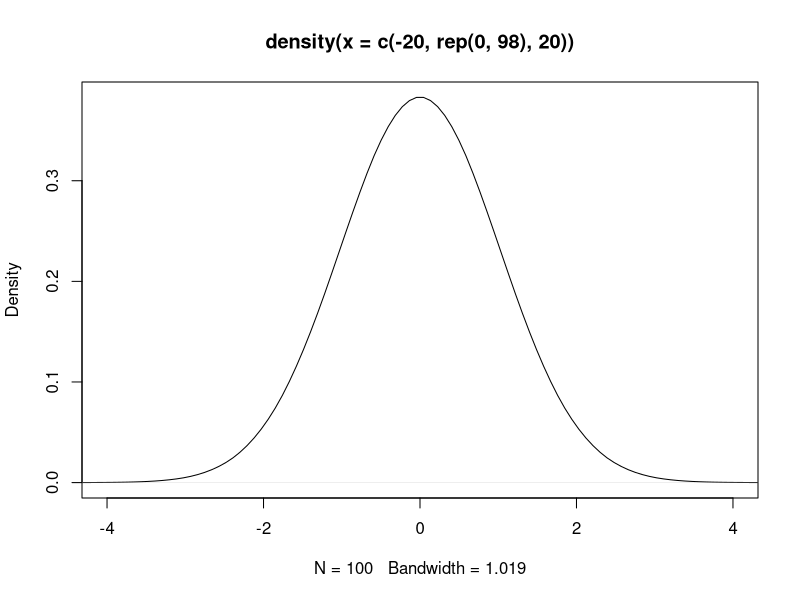
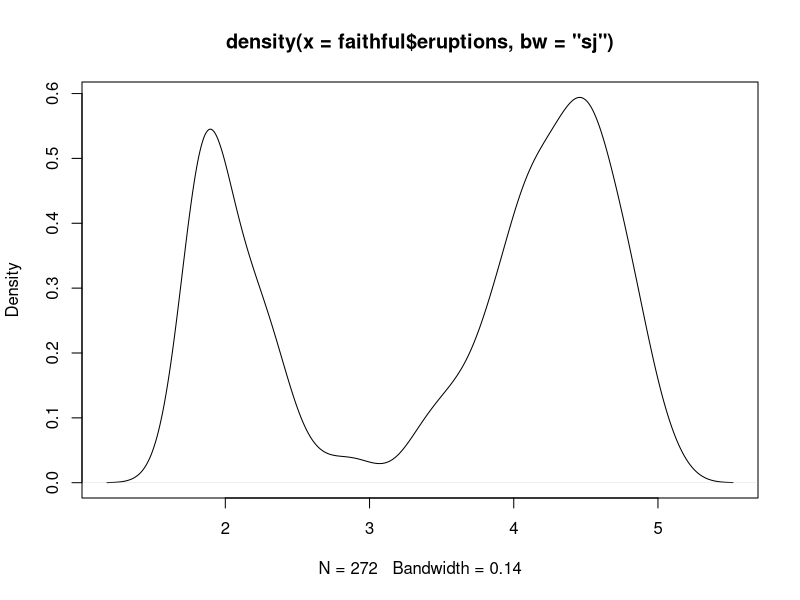
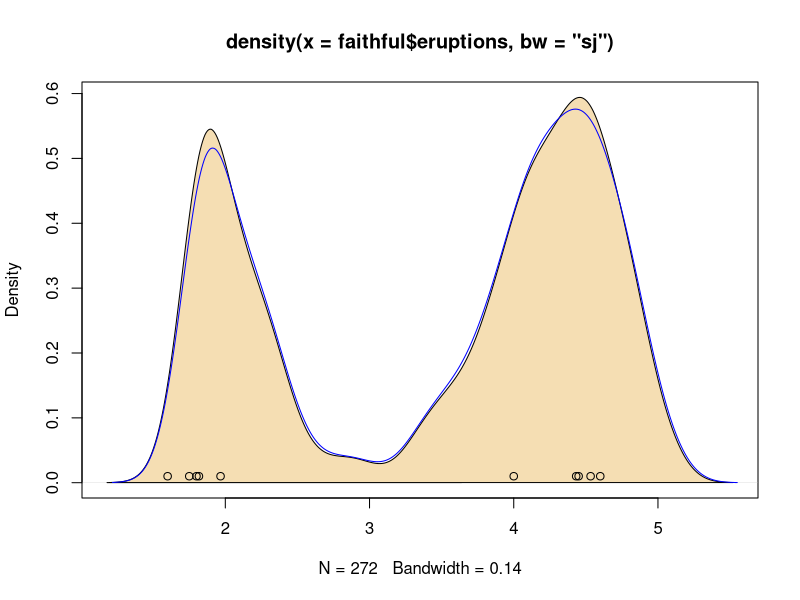
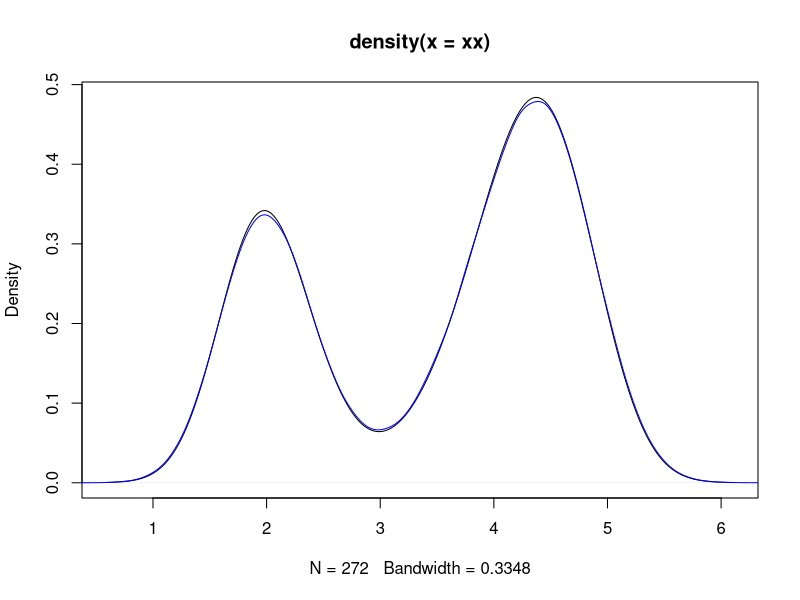
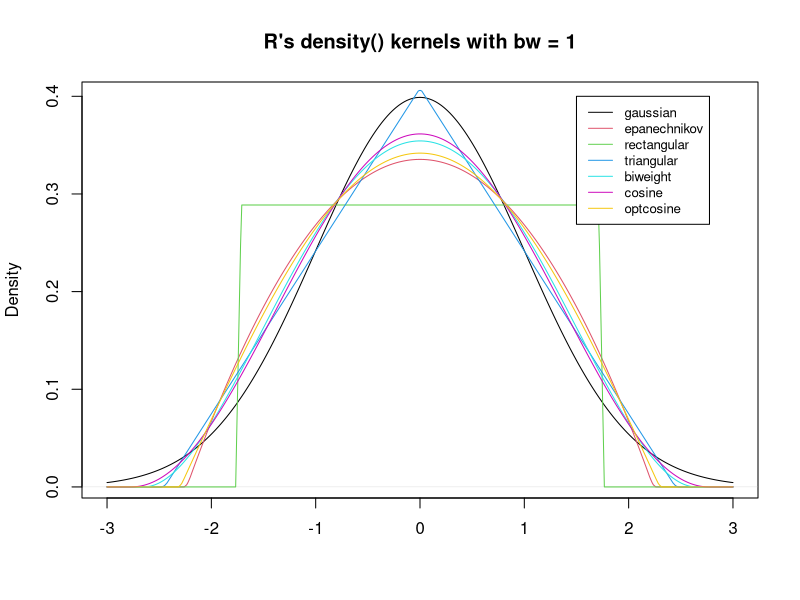
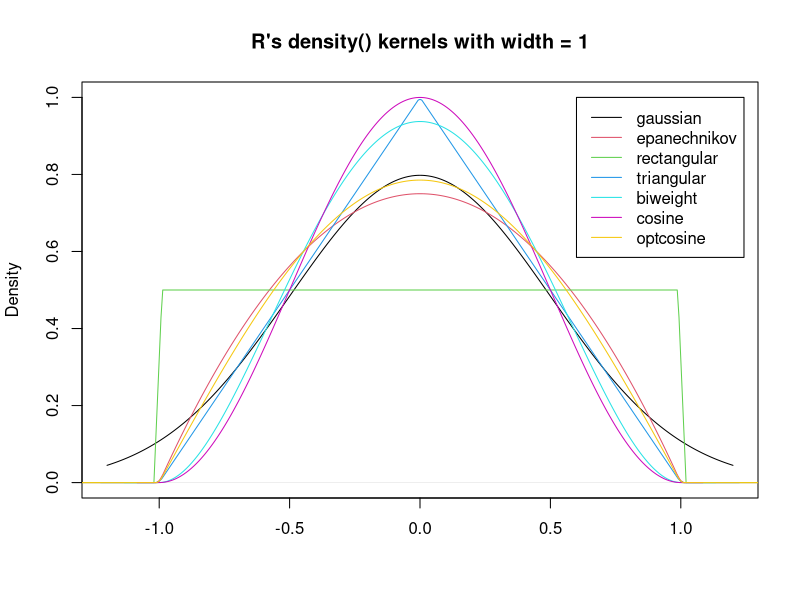
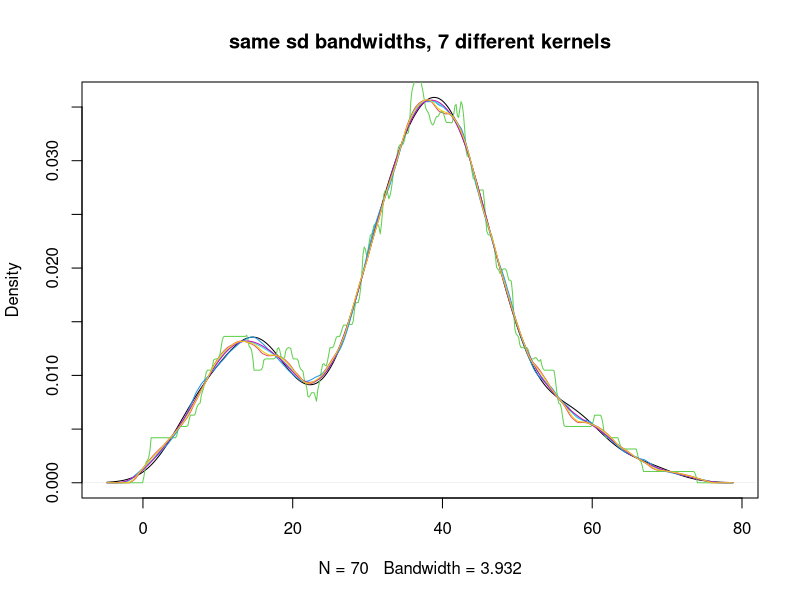
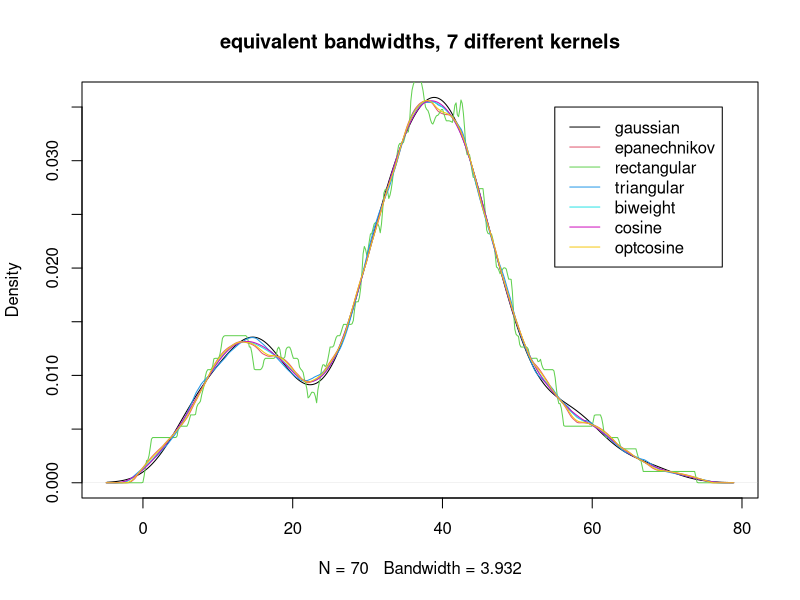

Generate these figures, in order, with R:
##===================================================================================
##	File: learningDensity2.R
##	Author: Jianying Li
##	History: inherited from 
##		http://stat.ethz.ch/R-manual/R-devel/library/stats/html/density.html
##	Comment: Learning distribution density with R
##==================================================================================
require(graphics)
plot(density(c(-20, rep(0,98), 20)), xlim = c(-4, 4))  # IQR = 0
# The Old Faithful geyser data
d <- density(faithful$eruptions, bw = "sj")
d
plot(d)
plot(d, type = "n")
polygon(d, col = "wheat")
## Missing values:
x <- xx <- faithful$eruptions
x[i.out <- sample(length(x), 10)] <- NA
doR <- density(x, bw = 0.15, na.rm = TRUE)
lines(doR, col = "blue")
points(xx[i.out], rep(0.01, 10))
## Weighted observations:
fe <- sort(faithful$eruptions) # has quite a few non-unique values
## use 'counts / n' as weights:
dw <- density(unique(fe), weights = table(fe)/length(fe), bw = d$bw)
utils::str(dw) ## smaller n: only 126, but identical estimate:
stopifnot(all.equal(d[1:3], dw[1:3]))
## simulation from a density() fit:
# a kernel density fit is an equally-weighted mixture.
fit <- density(xx)
N <- 1e6
x.new <- rnorm(N, sample(xx, size = N, replace = TRUE), fit$bw)
plot(fit)
lines(density(x.new), col = "blue")
(kernels <- eval(formals(density.default)$kernel))
## show the kernels in the R parametrization
plot (density(0, bw = 1), xlab = "",
      main = "R's density() kernels with bw = 1")
for(i in 2:length(kernels))
   lines(density(0, bw = 1, kernel =  kernels[i]), col = i)
legend(1.5,.4, legend = kernels, col = seq(kernels),
       lty = 1, cex = .8, y.intersp = 1)
## show the kernels in the S parametrization
plot(density(0, from = -1.2, to = 1.2, width = 2, kernel = "gaussian"),
     type = "l", ylim = c(0, 1), xlab = "",
     main = "R's density() kernels with width = 1")
for(i in 2:length(kernels))
   lines(density(0, width = 2, kernel =  kernels[i]), col = i)
legend(0.6, 1.0, legend = kernels, col = seq(kernels), lty = 1)
(RKs <- cbind(sapply(kernels,
                     function(k) density(kernel = k, give.Rkern = TRUE))))
100*round(RKs["epanechnikov",]/RKs, 4) ## Efficiencies
bw <- bw.SJ(precip) ## sensible automatic choice
plot(density(precip, bw = bw),
     main = "same sd bandwidths, 7 different kernels")
for(i in 2:length(kernels))
   lines(density(precip, bw = bw, kernel = kernels[i]), col = i)
## Bandwidth Adjustment for "Exactly Equivalent Kernels"
h.f <- sapply(kernels, function(k)density(kernel = k, give.Rkern = TRUE))
(h.f <- (h.f["gaussian"] / h.f)^ .2)
## -> 1, 1.01, .995, 1.007,... close to 1 => adjustment barely visible..
plot(density(precip, bw = bw),
     main = "equivalent bandwidths, 7 different kernels")
for(i in 2:length(kernels))
   lines(density(precip, bw = bw, adjust = h.f[i], kernel = kernels[i]),
         col = i)
legend(55, 0.035, legend = kernels, col = seq(kernels), lty = 1)


